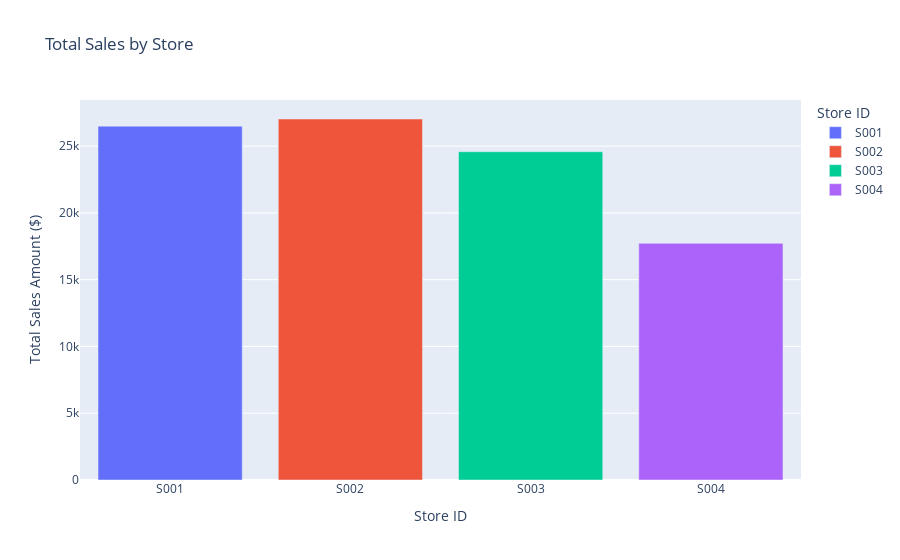

The cell this chart's notebook holds for it:
### Code cell
# Aggregate by Store
store_data = data.groupby('Store ID').agg({
    'Units Sold': 'sum',
    'Sales Amount': 'sum'
}).reset_index()

# Plot sales by store
fig = px.bar(store_data, x='Store ID', y='Sales Amount', color='Store ID',
             title="Total Sales by Store",
             labels={'Sales Amount': 'Total Sales ($)'},
             hover_data={'Units Sold': True})

fig.update_layout(xaxis_title="Store ID", yaxis_title="Total Sales Amount ($)")
fig.show()

### Figure 1 — Plotly figure (JSON) as saved in the notebook; plotly's stock layout.template omitted (floating-point values rounded to 4 significant figures)
{"data": [{"alignmentgroup": "True", "customdata": [[3186.0]], "hovertemplate": "Store ID=%{x}<br>Total Sales ($)=%{y}<br>Units Sold=%{customdata[0]}<extra></extra>", "legendgroup": "S001", "marker": {"color": "#636efa", "pattern": {"shape": ""}}, "name": "S001", "offsetgroup": "S001", "orientation": "v", "showlegend": true, "textposition": "auto", "type": "bar", "x": ["S001"], "xaxis": "x", "y": [26490.0], "yaxis": "y"}, {"alignmentgroup": "True", "customdata": [[2742.0]], "hovertemplate": "Store ID=%{x}<br>Total Sales ($)=%{y}<br>Units Sold=%{customdata[0]}<extra></extra>", "legendgroup": "S002", "marker": {"color": "#EF553B", "pattern": {"shape": ""}}, "name": "S002", "offsetgroup": "S002", "orientation": "v", "showlegend": true, "textposition": "auto", "type": "bar", "x": ["S002"], "xaxis": "x", "y": [27030.0], "yaxis": "y"}, {"alignmentgroup": "True", "customdata": [[2403.0]], "hovertemplate": "Store ID=%{x}<br>Total Sales ($)=%{y}<br>Units Sold=%{customdata[0]}<extra></extra>", "legendgroup": "S003", "marker": {"color": "#00cc96", "pattern": {"shape": ""}}, "name": "S003", "offsetgroup": "S003", "orientation": "v", "showlegend": true, "textposition": "auto", "type": "bar", "x": ["S003"], "xaxis": "x", "y": [24580.0], "yaxis": "y"}, {"alignmentgroup": "True", "customdata": [[2497.0]], "hovertemplate": "Store ID=%{x}<br>Total Sales ($)=%{y}<br>Units Sold=%{customdata[0]}<extra></extra>", "legendgroup": "S004", "marker": {"color": "#ab63fa", "pattern": {"shape": ""}}, "name": "S004", "offsetgroup": "S004", "orientation": "v", "showlegend": true, "textposition": "auto", "type": "bar", "x": ["S004"], "xaxis": "x", "y": [17720.0], "yaxis": "y"}], "layout": {"barmode": "relative", "legend": {"title": {"text": "Store ID"}, "tracegroupgap": 0}, "title": {"text": "Total Sales by Store"}, "xaxis": {"anchor": "y", "categoryarray": ["S001", "S002", "S003", "S004"], "categoryorder": "array", "domain": [0, 1], "title": {"text": "Store ID"}}, "yaxis": {"anchor": "x", "domain": [0, 1], "title": {"text": "Total Sales Amount ($)"}}}}
